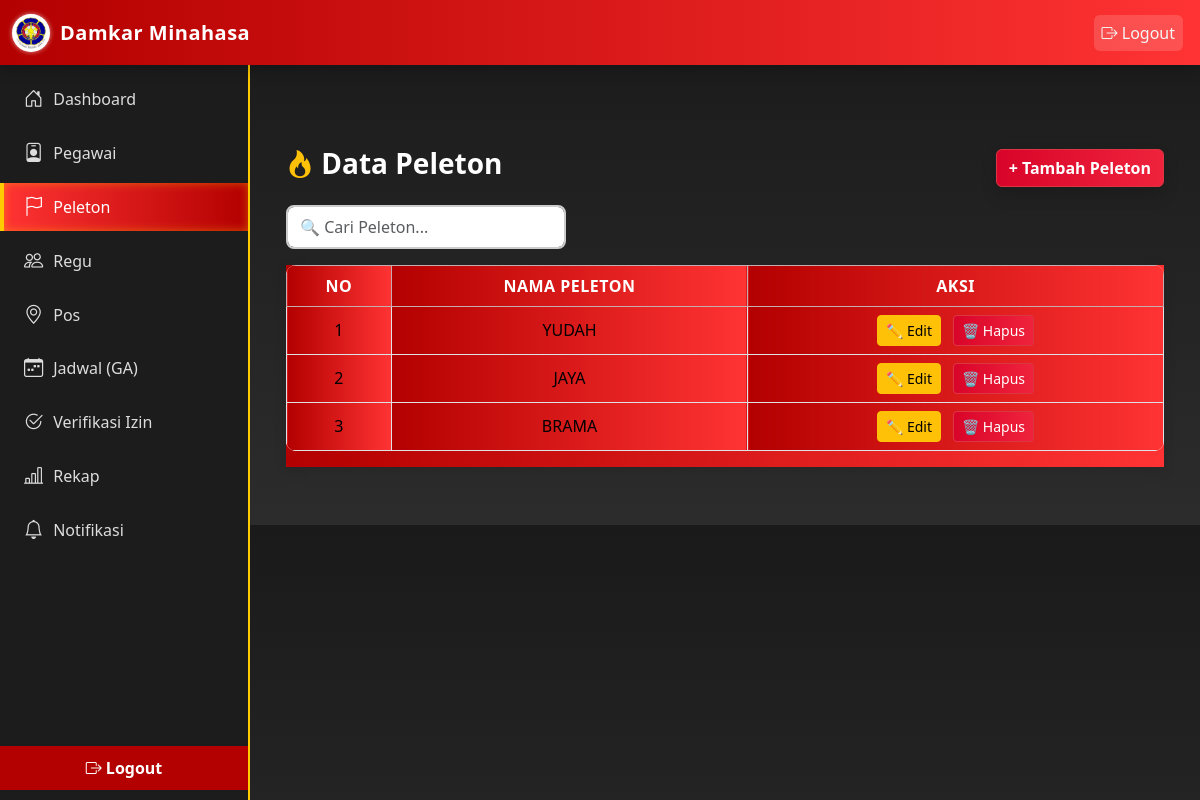
The page /admin/peleton.php (signed in) on the database its author committed.
### tables this page shows
CREATE TABLE `peleton` (
  `id` int(11) NOT NULL,
  `nama` varchar(50) DEFAULT NULL
);

### admin/peleton.php (the view, shortened to what this page needs)
<?php
require '../config/db.php';
$rows = $pdo->query('SELECT * FROM peleton ORDER BY id DESC')->fetchAll(PDO::FETCH_ASSOC);
?>
<!doctype html>
<html lang="id">
<head>
  <link href="https://cdn.jsdelivr.net/npm/bootstrap@5.3.0/dist/css/bootstrap.min.css" rel="stylesheet">
  <link rel="stylesheet" href="../assets/css/admin/peleton.css">
</head>
<body>
  <?php include 'header.php'; ?>
  <?php include 'sidebar.php'; ?>
  <div class="peleton-container container py-4 mt-4">
    <div class="peleton-header d-flex justify-content-between align-items-center mb-3">
      <h3 class="text-white fw-bold"><i class="bi bi-fire text-warning"></i> Data Peleton</h3>
      <button class="btn btn-danger fw-semibold shadow" data-bs-toggle="modal" data-bs-target="#mAdd">+ Tambah Peleton</button>
    </div>
    <div class="search-box mb-3">
      <input type="text" id="searchInput" class="form-control" placeholder="🔍 Cari Peleton...">
    </div>
    <div class="table-responsive">
      <table class="table table-bordered table-hover align-middle text-center">
        <thead class="table-danger text-white">
          <tr>
            <th style="color: white;">No</th>
            <th style="color: white;">Nama Peleton</th>
            <th style="color: white;">Aksi</th>
          </tr>
        </thead>
        <tbody  id="peletonTable">
          <?php $no = 1;
          foreach ($rows as $r): ?>
            <tr>
              <td><?= $no++; ?></td>
              <td><?= htmlspecialchars($r['nama']); ?></td>
              <td>
                <button class="btn btn-sm btn-warning me-2 btn-edit"
                  data-bs-toggle="modal"
                  data-bs-target="#mEdit"
                  data-id="<?= $r['id'] ?>"
                  data-nama="<?= htmlspecialchars($r['nama']) ?>">✏️ Edit</button>
                <button class="btn btn-sm btn-danger btn-delete"
                  data-bs-toggle="modal"
                  data-bs-target="#mDelete"
                  data-id="<?= $r['id'] ?>"
                  data-nama="<?= htmlspecialchars($r['nama']) ?>">🗑️ Hapus</button>
              </td>
            </tr>
          <?php endforeach; ?>
        </tbody>
      </table>
    </div>
  </div>
</body>
</html>

### assets/css/admin/peleton.css (style rules this page uses)
body { font-family: "Poppins", sans-serif; background: linear-gradient(180deg, #1a1a1a 0%, #2c2c2c 100%); color: #ffffff; margin: 0; padding: 10px 0 10px; }
form button, .btn { border-radius: 8px; font-weight: 600; transition: 0.3s; }
.btn-danger { background: linear-gradient(90deg, #d90429, #ef233c); border: none; }
.table { border-radius: 10px; overflow: hidden; background: #fff; }
.table thead { background: #b30000; color: #fff; text-transform: uppercase; letter-spacing: 0.5px; }
.table th, .table td { vertical-align: middle; text-align: center; padding: 10px 8px; color: #ffffff; }
.table-responsive th, td, tr { background: linear-gradient(90deg, #b30000, #ff3333); color: #fff; }
.table-responsive { box-shadow: 0 4px 12px rgba(0, 0, 0, 0.1); background: linear-gradient(90deg, #b30000, #ff3333); }
#searchInput { border-radius: 8px; border: 2px solid #ccc; padding: 8px 12px; width: 280px; transition: 0.3s; }

### rows shown on the page
peleton: nama "YUDAH"
peleton: nama "JAYA"
peleton: nama "BRAMA"
